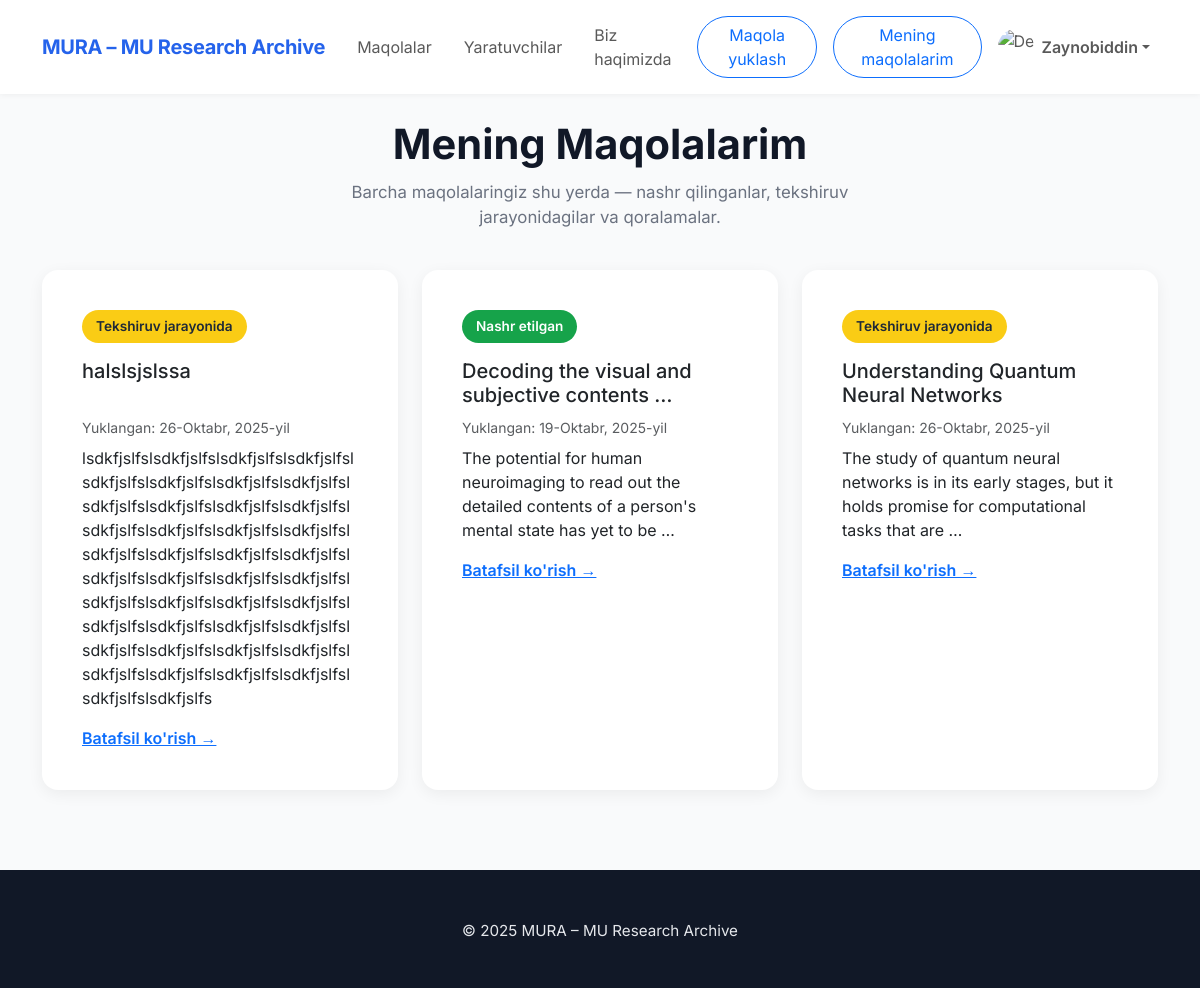
Before: /my-papers/ (signed in) with the older database file.
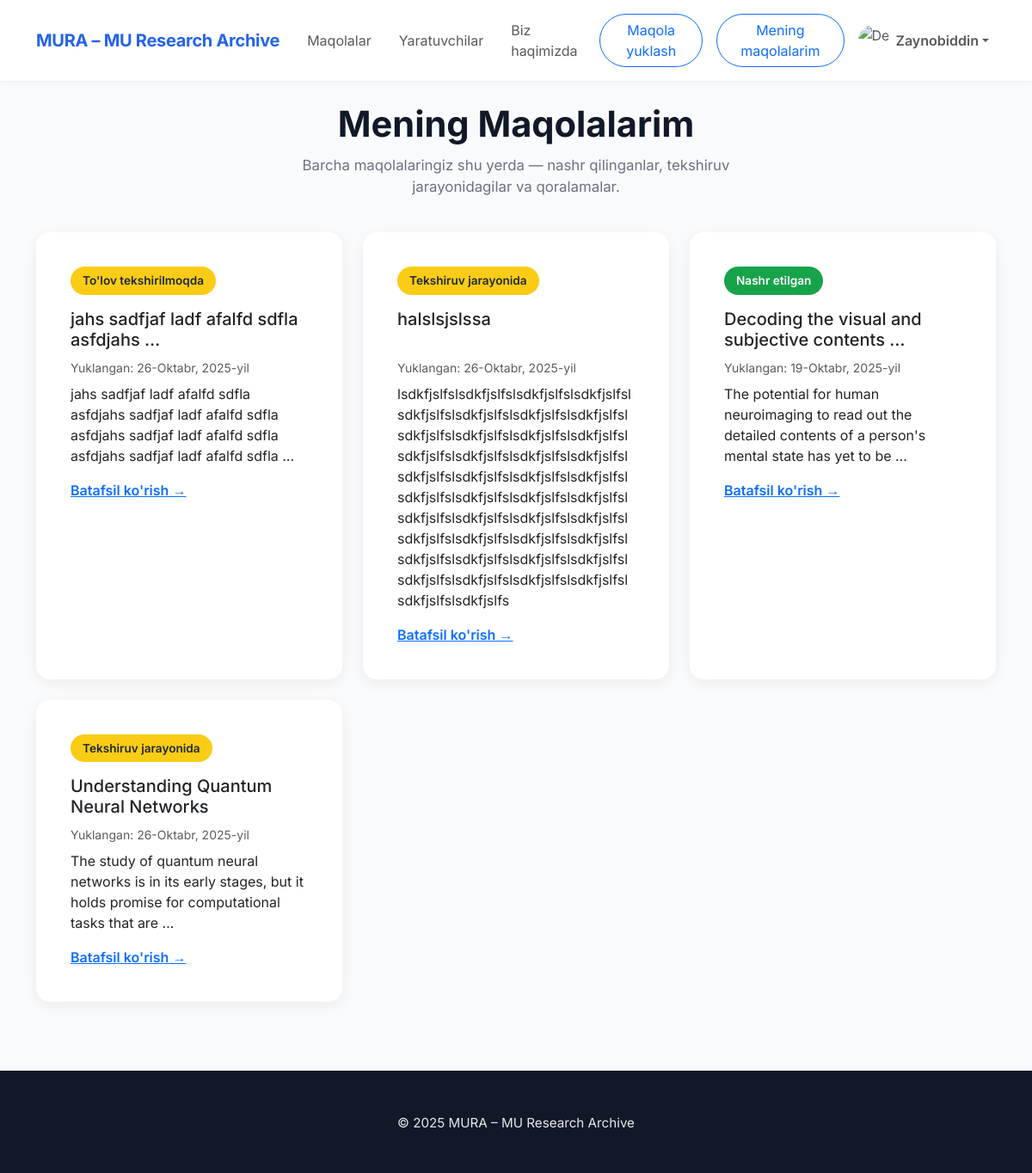
After: the same page with the newer database file.
### main/models.py (models this page shows, shortened)
class Paper(models.Model):
    STATUS_CHOICES = [
        (1, 'draft'),
        (2, 'on_process'),
        (3, 'declined'),
        (4, 'accepted'),
        (5, 'payment_process'),
        (6, 'blocked')
    ]
    owner = models.ForeignKey(CustomUser, on_delete=models.CASCADE)
    category = models.ForeignKey('Category', on_delete=models.SET_NULL, null=True)
    title = models.CharField(
        max_length=100,
        validators=[MinLengthValidator(1)],
        help_text="Sarlavha 10–255 belgidan iborat bo‘lishi kerak."
    )
    summary = models.TextField(
        max_length=500,
        validators=[MinLengthValidator(100)],
        help_text="Qisqacha mazmun kamida 100 ta belgidan iborat bo‘lishi kerak."
    )
    intro = models.TextField(
        max_length=500,
        validators=[MinLengthValidator(100)],
        help_text="Kirish qismi kamida 100 ta belgidan iborat bo‘lishi kerak."
    )
    file = models.FileField(upload_to='pdfs/')
    status = models.IntegerField(
        choices=STATUS_CHOICES,
        default=1,
        help_text="Maqolaning joriy holatini tanlang."
    )
    published_at = models.DateField(auto_now=True)
    keywords = models.CharField(
        max_length=100,
        validators=[MinLengthValidator(10)],
        help_text="Kalit so‘zlar 10–300 belgidan iborat bo‘lishi kerak."
    )
    pages = models.IntegerField(
        null=True,
        blank=True,
        help_text="Betlar soni 3–50 oralig‘ida bo‘lishi kerak."
    )
    organization = models.CharField(
        max_length=120,
        validators=[MinLengthValidator(1)],
        null=True,
        blank=True,
        help_text="Tashkilot nomi 5–120 belgidan iborat bo‘lishi kerak."
    )
    paid_at = models.DateTimeField(null=True, blank=True)
    reject_count = models.IntegerField(default=0)

### main/views.py (the view)
# urls.py: path('my-papers/', MyPapersView.as_view(), name='my_papers'),
class MyPapersView(LoginRequiredMixin, ListView):
    model = Paper
    template_name = 'papers.html'
    context_object_name = 'papers'
    login_url = 'login'
    def get_queryset(self):
        return Paper.objects.filter(owner=self.request.user).order_by('-id')

### templates/papers.html (shortened to what this page needs)
{% extends "base.html" %}
{% load static %}
{% block style %}
    <link href="https://cdn.jsdelivr.net/npm/bootstrap@5.3.3/dist/css/bootstrap.min.css" rel="stylesheet"/>
    <link rel="stylesheet" href="{% static 'main/css/papers.css' %}">
{% endblock %}
{% block content %}
    <section class="container my-5">
        <div class="section-header">
            <h1>Mening Maqolalarim</h1>
            <p>Barcha maqolalaringiz shu yerda — nashr qilinganlar, tekshiruv jarayonidagilar va qoralamalar.</p>
        </div>
        <div class="row g-4">
            {% for paper in papers %}
                <div class="col-12 col-md-6 col-lg-4 d-flex">
                    <div class="card p-4 flex-fill">
                        <div class="card-body">
                            {% if paper.status == 1 %}
                                <span class="status-badge status-draft">To'lanmagan</span>
                            {% elif paper.status == 2 %}
                                <span class="status-badge status-review">Tekshiruv jarayonida</span>
                            {% elif paper.status == 3 %}
                                <span class="status-badge status-decline">Rad etilgan</span>
                            {% elif paper.status == 4 %}
                                <span class="status-badge status-published">Nashr etilgan</span>
                            {% elif paper.status == 5 %}
                                <span class="status-badge status-review">To'lov tekshirilmoqda</span>
                            {% endif %}
                            <h5 class="card-title mt-2" style="min-height: 50px;">{{ paper.title|truncatewords:6 }}</h5>
                            <p class="text-muted small mb-2">Yuklangan: {{ paper.published_at }}</p>
                            <p style="min-height: 90px;">{{ paper.intro|truncatewords:20 }}</p>
                            <a href="{% url 'my_paper' paper.id %}" class="text-primary fw-semibold">Batafsil ko'rish
                                →</a>
                        </div>
                    </div>
                </div>
            {% endfor %}
        </div>
    </section>
{% endblock %}

Changed rows visible on the page:
added Paper: status "To'lov tekshirilmoqda", title "jahs sadfjaf ladf afalfd sdfla asfdjahs …", published_at "26-Oktabr, 2025-yil", intro "jahs sadfjaf ladf afalfd sdfla asfdjahs sadfjaf ladf afalfd sdfla asfdjahs sadfjaf ladf afalfd sdfla asfdjahs sadfjaf ladf afalfd sdfla …"
